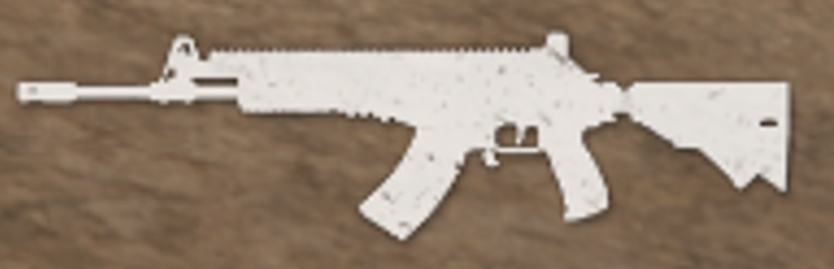
#> input picture guns/ACE32.jpg, 834 x 269 px, shrunk from 1289 x 415 before the run; its folder holds 4 pictures in this run
$ python test.py
#> lines starting #> are read from the running program, lines starting #| are printed output that depends on the picture
import cv2
import os

# 初始化 SIFT 算子
sift = cv2.SIFT_create()

# 读取枪械模板图像的特征
gun_features = {}
guns_path = '../guns'
for filename in os.listdir(guns_path):
    if filename.endswith('.jpg') or filename.endswith('.png'):
        gun_name = filename.split('.')[0]
        gun_image = cv2.imread(os.path.join(guns_path, filename), cv2.IMREAD_GRAYSCALE)
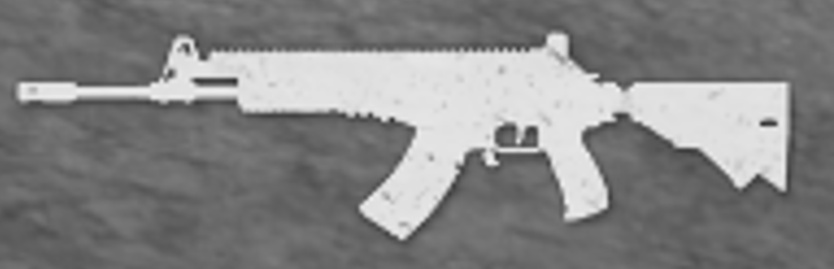
#> gun_image: shape (269, 834); min 46, max 244, mean 132.2
        keypoints, descriptors = sift.detectAndCompute(gun_image, None)
#> keypoints = 235 keypoints; strongest (x, y, size): (233, 82, 6.7), (768, 123, 7.6), (200, 81, 7.3), (532, 132, 8.7)
        gun_features[gun_name] = descriptors
#> pass 2 of the loop `for filename in os.listdir(guns_path):`:
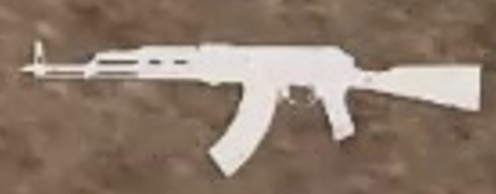
#> input picture guns/AK47.jpg, 496 x 194 px, shrunk from 767 x 299 before the run
#> `gun_image = cv2.imread(os.path.join(guns_path, filename), cv2.IMREAD_G..`:
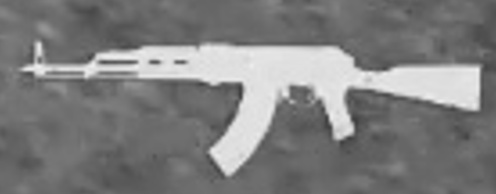
#> gun_image: shape (194, 496); min 62, max 241, mean 125.8
#> `keypoints, descriptors = sift.detectAndCompute(gun_image, None)`: keypoints = 114 keypoints; strongest (x, y, size): (342, 124, 16), (232, 150, 26.2), (154, 62, 5), (39, 69, 9.8)
#> pass 3 of the loop `for filename in os.listdir(guns_path):`:
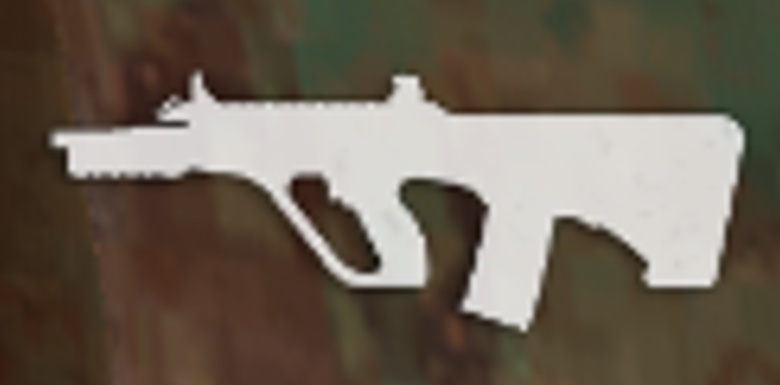
#> input picture guns/AUG.jpg, 780 x 385 px, shrunk from 1205 x 595 before the run
#> `gun_image = cv2.imread(os.path.join(guns_path, filename), cv2.IMREAD_G..`:
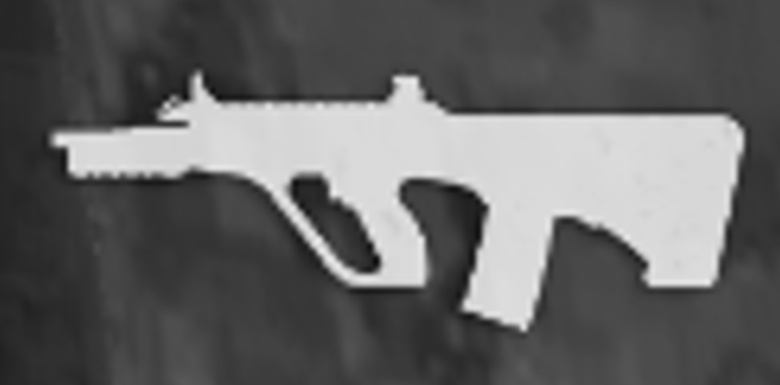
#> gun_image: shape (385, 780); min 10, max 237, mean 100.3
#> `keypoints, descriptors = sift.detectAndCompute(gun_image, None)`: keypoints = 108 keypoints; strongest (x, y, size): (452, 216, 47.8), (309, 190, 23.6), (94, 153, 38), (506, 287, 48.6)
#> the loop made 4 passes; the first 3 are shown

# 读取游戏截屏图像，并裁剪出右下角的区域
screenshot = cv2.imread('../testimgs/AK47.jpg', cv2.IMREAD_GRAYSCALE)  # 请替换为游戏截屏的文件名
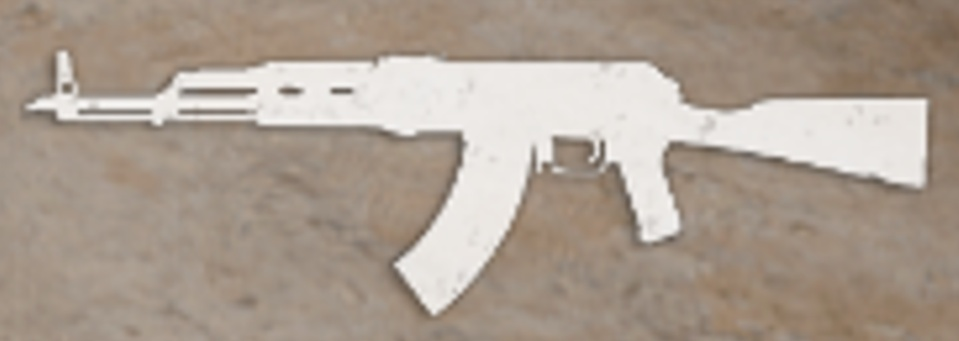
#> input picture 2kguns/AK47.jpg, 959 x 341 px, shrunk from 1481 x 527 before the run, found by its file name
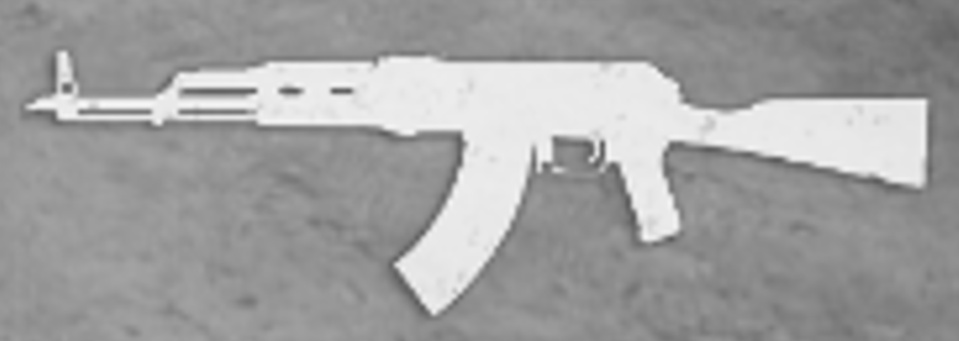
#> screenshot: shape (341, 959); min 90, max 249, mean 160.2
h, w = screenshot.shape[:2]
#> h = 341; w = 959
cropped_screenshot = screenshot[int(0.75 * h):, int(0.75 * w):]  # 裁剪出右下角区域
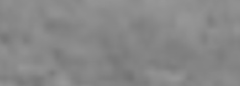
#> cropped_screenshot: shape (86, 240); min 115, max 152, mean 135.7

# 提取右下角区域的特征
keypoints, descriptors = sift.detectAndCompute(cropped_screenshot, None)
#> keypoints = (); descriptors = None

# 定义 FLANN 特征匹配器
index_params = dict(algorithm=1, trees=5)
search_params = dict(checks=50)
flann = cv2.FlannBasedMatcher(index_params, search_params)

# 计算与每个枪械模板的匹配程度
best_match_name = None
max_good_matches = 0
for gun_name, gun_descriptors in gun_features.items():
#> (the run stopped early here; a loop or call above may not have finished)
